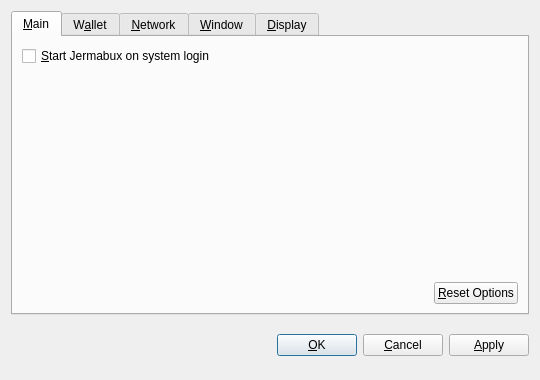
<?xml version="1.0" encoding="UTF-8"?>
<ui version="4.0">
 <class>OptionsDialog</class>
 <widget class="QDialog" name="OptionsDialog">
  <property name="geometry">
   <rect>
    <x>0</x>
    <y>0</y>
    <width>540</width>
    <height>380</height>
   </rect>
  </property>
  <property name="windowTitle">
   <string>Options</string>
  </property>
  <property name="modal">
   <bool>true</bool>
  </property>
  <layout class="QVBoxLayout" name="verticalLayout">
   <item>
    <widget class="QTabWidget" name="tabWidget">
     <property name="tabPosition">
      <enum>QTabWidget::North</enum>
     </property>
     <property name="currentIndex">
      <number>0</number>
     </property>
     <widget class="QWidget" name="tabMain">
      <attribute name="title">
       <string>&amp;Main</string>
      </attribute>
      <layout class="QVBoxLayout" name="verticalLayout_Main">
       <item>
        <widget class="QCheckBox" name="bitcoinAtStartup">
         <property name="toolTip">
          <string>Automatically start Jermabux after logging in to the system.</string>
         </property>
         <property name="text">
          <string>&amp;Start Jermabux on system login</string>
         </property>
        </widget>
       </item>
       <item>
        <spacer name="verticalSpacer_Main">
         <property name="orientation">
          <enum>Qt::Vertical</enum>
         </property>
         <property name="sizeHint" stdset="0">
          <size>
           <width>20</width>
           <height>40</height>
          </size>
         </property>
        </spacer>
       </item>
       <item>
        <layout class="QHBoxLayout" name="horizontalLayout_2_Main">
         <item>
          <spacer name="horizontalSpacer_2_Main">
           <property name="orientation">
            <enum>Qt::Horizontal</enum>
           </property>
           <property name="sizeHint" stdset="0">
            <size>
             <width>40</width>
             <height>20</height>
            </size>
           </property>
          </spacer>
         </item>
         <item>
          <widget class="QPushButton" name="resetButton">
           <property name="toolTip">
            <string>Reset all client options to default.</string>
           </property>
           <property name="text">
            <string>&amp;Reset Options</string>
           </property>
           <property name="autoDefault">
            <bool>false</bool>
           </property>
          </widget>
         </item>
        </layout>
       </item>
      </layout>
     </widget>
     <widget class="QWidget" name="tabWallet">
      <attribute name="title">
       <string>W&amp;allet</string>
      </attribute>
      <layout class="QVBoxLayout" name="verticalLayout_Network">
       <item>
        <widget class="QLabel" name="transactionFeeInfoLabel">
         <property name="text">
          <string>Optional transaction fee per kB that helps make sure your transactions are processed quickly. Most transactions are 1 kB.</string>
         </property>
         <property name="textFormat">
          <enum>Qt::PlainText</enum>
         </property>
         <property name="wordWrap">
          <bool>true</bool>
         </property>
        </widget>
       </item>
       <item>
        <layout class="QHBoxLayout" name="horizontalLayout_1_Main">
         <item>
          <widget class="QLabel" name="transactionFeeLabel">
           <property name="text">
            <string>Pay transaction &amp;fee</string>
           </property>
           <property name="textFormat">
            <enum>Qt::PlainText</enum>
           </property>
           <property name="buddy">
            <cstring>transactionFee</cstring>
           </property>
          </widget>
         </item>
         <item>
          <widget class="BitcoinAmountField" name="transactionFee"/>
         </item>
         <item>
          <spacer name="horizontalSpacer_1_Main">
           <property name="orientation">
            <enum>Qt::Horizontal</enum>
           </property>
           <property name="sizeHint" stdset="0">
            <size>
             <width>40</width>
             <height>20</height>
            </size>
           </property>
          </spacer>
         </item>
        </layout>
       </item>
       <item>
        <widget class="QLabel" name="label">
         <property name="text">
          <string>If you disable the spending of unconfirmed change, the change from a transaction cannot be used until that transaction has at least one confirmation. This also affects how your balance is computed.</string>
         </property>
         <property name="wordWrap">
          <bool>true</bool>
         </property>
        </widget>
       </item>
       <item>
        <widget class="QCheckBox" name="spendZeroConfChange">
         <property name="text">
          <string>Spend unconfirmed change  (experts only)</string>
         </property>
        </widget>
       </item>
       <item>
        <spacer name="verticalSpacer">
         <property name="orientation">
          <enum>Qt::Vertical</enum>
         </property>
         <property name="sizeHint" stdset="0">
          <size>
           <width>20</width>
           <height>40</height>
          </size>
         </property>
        </spacer>
       </item>
      </layout>
     </widget>
     <widget class="QWidget" name="tabNetwork">
      <attribute name="title">
       <string>&amp;Network</string>
      </attribute>
      <layout class="QVBoxLayout" name="verticalLayout_Network">
       <item>
        <widget class="QCheckBox" name="mapPortUpnp">
         <property name="toolTip">
          <string>Automatically open the Jermabux client port on the router. This only works when your router supports UPnP and it is enabled.</string>
         </property>
         <property name="text">
          <string>Map port using &amp;UPnP</string>
         </property>
        </widget>
       </item>
       <item>
        <widget class="QCheckBox" name="connectSocks">
         <property name="toolTip">
          <string>Connect to the Jermabux network through a SOCKS proxy (e.g. when connecting through Tor).</string>
         </property>
         <property name="text">
          <string>&amp;Connect through SOCKS proxy:</string>
         </property>
        </widget>
       </item>
       <item>
        <layout class="QHBoxLayout" name="horizontalLayout_Network">
         <item>
          <widget class="QLabel" name="proxyIpLabel">
           <property name="text">
            <string>Proxy &amp;IP:</string>
           </property>
           <property name="textFormat">
            <enum>Qt::PlainText</enum>
           </property>
           <property name="buddy">
            <cstring>proxyIp</cstring>
           </property>
          </widget>
         </item>
         <item>
          <widget class="QValidatedLineEdit" name="proxyIp">
           <property name="maximumSize">
            <size>
             <width>140</width>
             <height>16777215</height>
            </size>
           </property>
           <property name="toolTip">
            <string>IP address of the proxy (e.g. 127.0.0.1)</string>
           </property>
          </widget>
         </item>
         <item>
          <widget class="QLabel" name="proxyPortLabel">
           <property name="text">
            <string>&amp;Port:</string>
           </property>
           <property name="textFormat">
            <enum>Qt::PlainText</enum>
           </property>
           <property name="buddy">
            <cstring>proxyPort</cstring>
           </property>
          </widget>
         </item>
         <item>
          <widget class="QLineEdit" name="proxyPort">
           <property name="maximumSize">
            <size>
             <width>55</width>
             <height>16777215</height>
            </size>
           </property>
           <property name="toolTip">
            <string>Port of the proxy (e.g. 9050)</string>
           </property>
          </widget>
         </item>
         <item>
          <widget class="QLabel" name="socksVersionLabel">
           <property name="text">
            <string>SOCKS &amp;Version:</string>
           </property>
           <property name="textFormat">
            <enum>Qt::PlainText</enum>
           </property>
           <property name="buddy">
            <cstring>socksVersion</cstring>
           </property>
          </widget>
         </item>
         <item>
          <widget class="QValueComboBox" name="socksVersion">
           <property name="toolTip">
            <string>SOCKS version of the proxy (e.g. 5)</string>
           </property>
          </widget>
         </item>
         <item>
          <spacer name="horizontalSpacer_Network">
           <property name="orientation">
            <enum>Qt::Horizontal</enum>
           </property>
           <property name="sizeHint" stdset="0">
            <size>
             <width>40</width>
             <height>20</height>
            </size>
           </property>
          </spacer>
         </item>
        </layout>
       </item>
       <item>
        <spacer name="verticalSpacer_Network">
         <property name="orientation">
          <enum>Qt::Vertical</enum>
         </property>
         <property name="sizeHint" stdset="0">
          <size>
           <width>20</width>
           <height>40</height>
          </size>
         </property>
        </spacer>
       </item>
      </layout>
     </widget>
     <widget class="QWidget" name="tabWindow">
      <attribute name="title">
       <string>&amp;Window</string>
      </attribute>
      <layout class="QVBoxLayout" name="verticalLayout_Window">
       <item>
        <widget class="QCheckBox" name="minimizeToTray">
         <property name="toolTip">
          <string>Show only a tray icon after minimizing the window.</string>
         </property>
         <property name="text">
          <string>&amp;Minimize to the tray instead of the taskbar</string>
         </property>
        </widget>
       </item>
       <item>
        <widget class="QCheckBox" name="minimizeOnClose">
         <property name="toolTip">
          <string>Minimize instead of exit the application when the window is closed. When this option is enabled, the application will be closed only after selecting Quit in the menu.</string>
         </property>
         <property name="text">
          <string>M&amp;inimize on close</string>
         </property>
        </widget>
       </item>
       <item>
        <spacer name="verticalSpacer_Window">
         <property name="orientation">
          <enum>Qt::Vertical</enum>
         </property>
         <property name="sizeHint" stdset="0">
          <size>
           <width>20</width>
           <height>40</height>
          </size>
         </property>
        </spacer>
       </item>
      </layout>
     </widget>
     <widget class="QWidget" name="tabDisplay">
      <attribute name="title">
       <string>&amp;Display</string>
      </attribute>
      <layout class="QVBoxLayout" name="verticalLayout_Display">
       <item>
        <layout class="QHBoxLayout" name="horizontalLayout_1_Display">
         <item>
          <widget class="QLabel" name="langLabel">
           <property name="text">
            <string>User Interface &amp;language:</string>
           </property>
           <property name="textFormat">
            <enum>Qt::PlainText</enum>
           </property>
           <property name="buddy">
            <cstring>lang</cstring>
           </property>
          </widget>
         </item>
         <item>
          <widget class="QValueComboBox" name="lang">
           <property name="toolTip">
            <string>The user interface language can be set here. This setting will take effect after restarting Jermabux.</string>
           </property>
          </widget>
         </item>
        </layout>
       </item>
       <item>
        <layout class="QHBoxLayout" name="horizontalLayout_2_Display">
         <item>
          <widget class="QLabel" name="unitLabel">
           <property name="text">
            <string>&amp;Unit to show amounts in:</string>
           </property>
           <property name="textFormat">
            <enum>Qt::PlainText</enum>
           </property>
           <property name="buddy">
            <cstring>unit</cstring>
           </property>
          </widget>
         </item>
         <item>
          <widget class="QValueComboBox" name="unit">
           <property name="toolTip">
            <string>Choose the default subdivision unit to show in the interface and when sending coins.</string>
           </property>
          </widget>
         </item>
        </layout>
       </item>
       <item>
        <widget class="QCheckBox" name="displayAddresses">
         <property name="toolTip">
          <string>Whether to show Jermabux addresses in the transaction list or not.</string>
         </property>
         <property name="text">
          <string>&amp;Display addresses in transaction list</string>
         </property>
        </widget>
       </item>
       <item>
        <widget class="QCheckBox" name="coinControlFeatures">
         <property name="toolTip">
          <string>Whether to show coin control features or not.</string>
         </property>
         <property name="text">
          <string>Display coin &amp;control features (experts only!)</string>
         </property>
        </widget>
       </item>
       <item>
        <spacer name="verticalSpacer_Display">
         <property name="orientation">
          <enum>Qt::Vertical</enum>
         </property>
         <property name="sizeHint" stdset="0">
          <size>
           <width>20</width>
           <height>40</height>
          </size>
         </property>
        </spacer>
       </item>
      </layout>
     </widget>
    </widget>
   </item>
   <item>
    <layout class="QHBoxLayout" name="horizontalLayout_Buttons">
     <item>
      <spacer name="horizontalSpacer_1">
       <property name="orientation">
        <enum>Qt::Horizontal</enum>
       </property>
       <property name="sizeHint" stdset="0">
        <size>
         <width>40</width>
         <height>48</height>
        </size>
       </property>
      </spacer>
     </item>
     <item>
      <widget class="QLabel" name="statusLabel">
       <property name="font">
        <font>
         <weight>75</weight>
         <bold>true</bold>
        </font>
       </property>
       <property name="text">
        <string/>
       </property>
       <property name="textFormat">
        <enum>Qt::PlainText</enum>
       </property>
       <property name="wordWrap">
        <bool>true</bool>
       </property>
      </widget>
     </item>
     <item>
      <spacer name="horizontalSpacer_2">
       <property name="orientation">
        <enum>Qt::Horizontal</enum>
       </property>
       <property name="sizeHint" stdset="0">
        <size>
         <width>40</width>
         <height>48</height>
        </size>
       </property>
      </spacer>
     </item>
     <item>
      <widget class="QPushButton" name="okButton">
       <property name="text">
        <string>&amp;OK</string>
       </property>
      </widget>
     </item>
     <item>
      <widget class="QPushButton" name="cancelButton">
       <property name="text">
        <string>&amp;Cancel</string>
       </property>
       <property name="autoDefault">
        <bool>false</bool>
       </property>
      </widget>
     </item>
     <item>
      <widget class="QPushButton" name="applyButton">
       <property name="text">
        <string>&amp;Apply</string>
       </property>
       <property name="autoDefault">
        <bool>false</bool>
       </property>
      </widget>
     </item>
    </layout>
   </item>
  </layout>
 </widget>
 <customwidgets>
  <customwidget>
   <class>BitcoinAmountField</class>
   <extends>QSpinBox</extends>
   <header>bitcoinamountfield.h</header>
  </customwidget>
  <customwidget>
   <class>QValueComboBox</class>
   <extends>QComboBox</extends>
   <header>qvaluecombobox.h</header>
  </customwidget>
  <customwidget>
   <class>QValidatedLineEdit</class>
   <extends>QLineEdit</extends>
   <header>qvalidatedlineedit.h</header>
  </customwidget>
 </customwidgets>
 <resources/>
 <connections/>
</ui>
